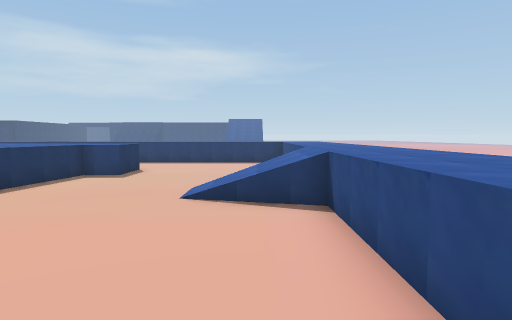
View 1 (above)

23 first-person views from a walk through a 3-D level made in the Unity game engine. The camera is 1.2 m above the floor, tilts 4° down and sees 75° across. The floor is counted in squares, 1 m on a side. Each view is taken from the middle of a square. On the plan, view 1 faces up. The plan holds only what a view shows up to about 14 squares ahead; the rest is blank. The place goes on beyond the plan. The player character is not drawn. Some surface patterns are stand-ins.

View 2
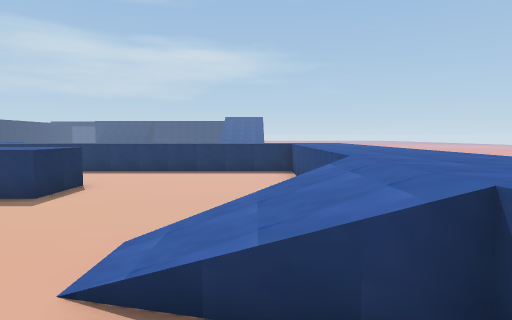

View 3
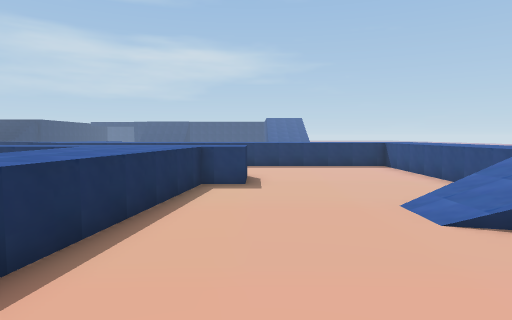

View 4
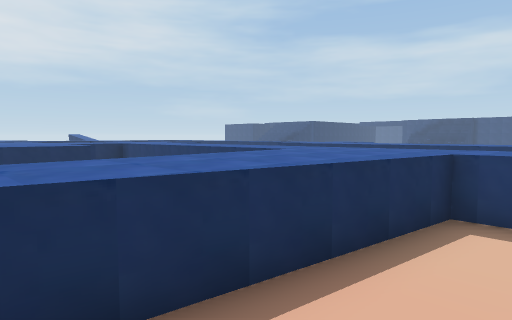

View 5
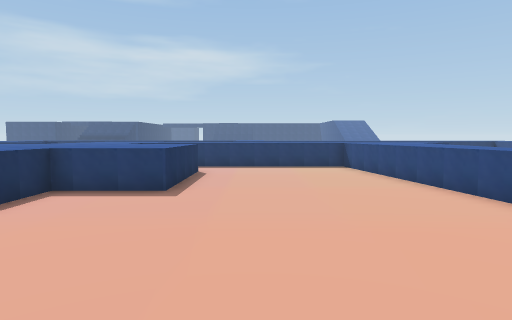

View 6
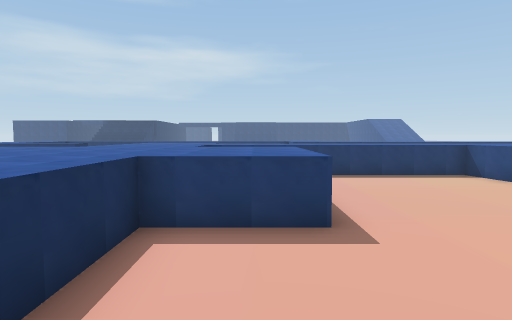

View 7
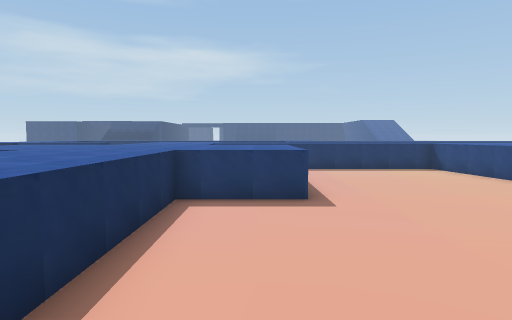

View 8
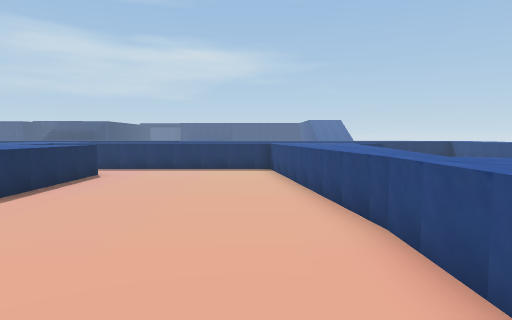

View 9
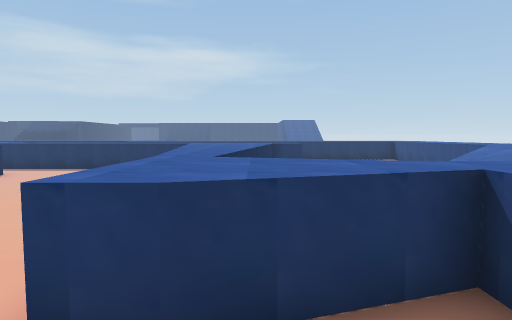

View 10
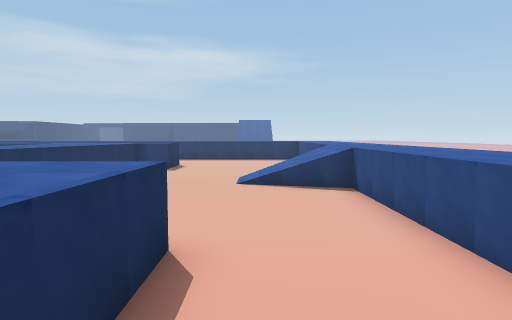

View 11
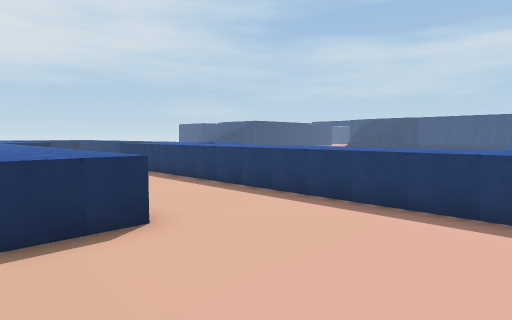

View 12
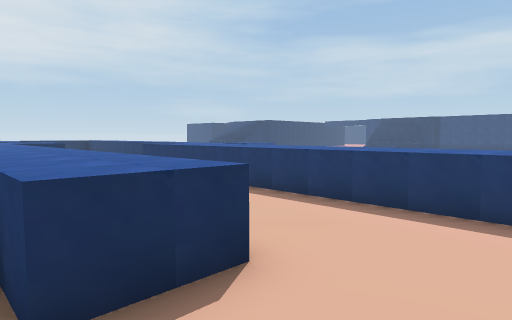

View 13
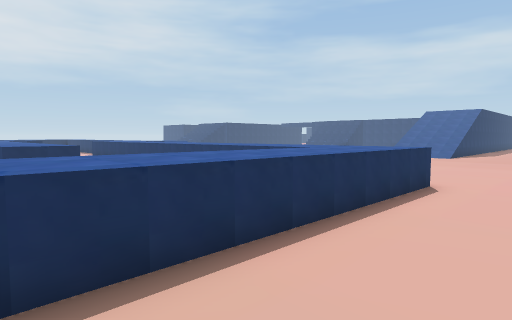

View 14
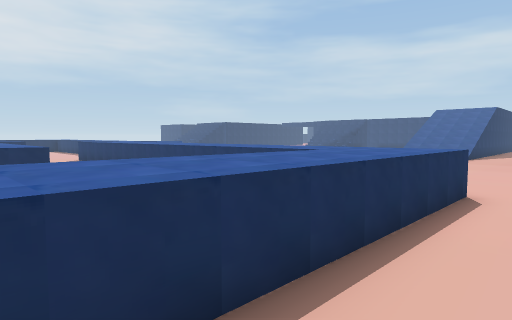

View 15
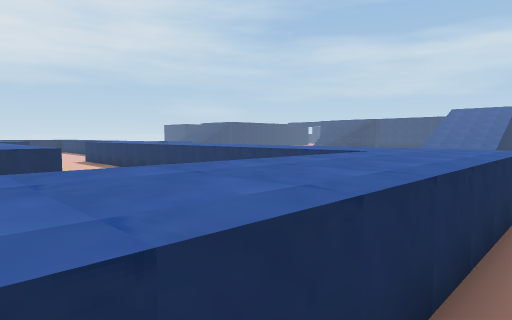

View 16
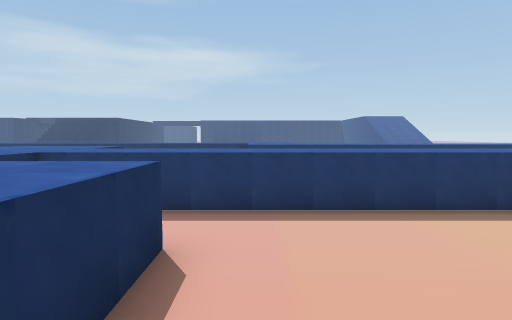

View 17
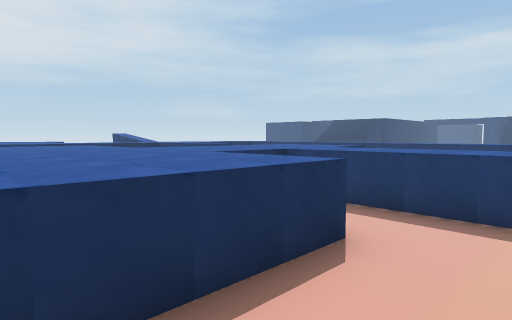

View 18
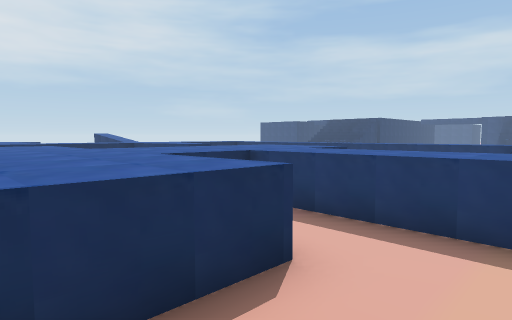

View 19
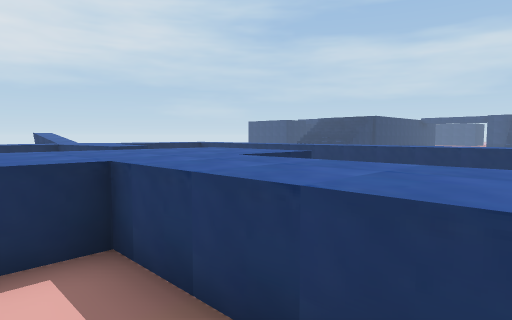

View 20
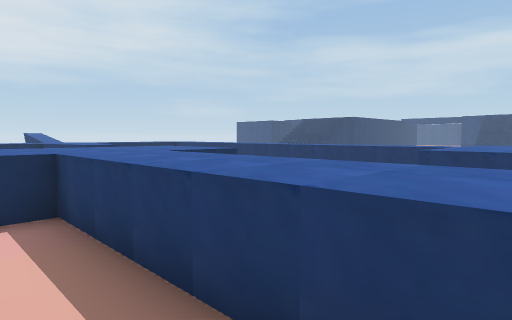

View 21
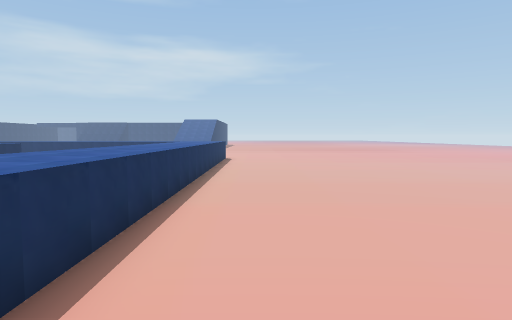

View 22
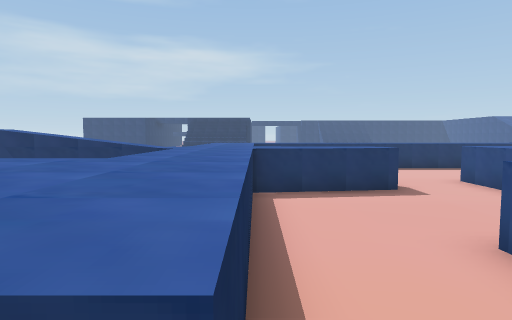

View 23
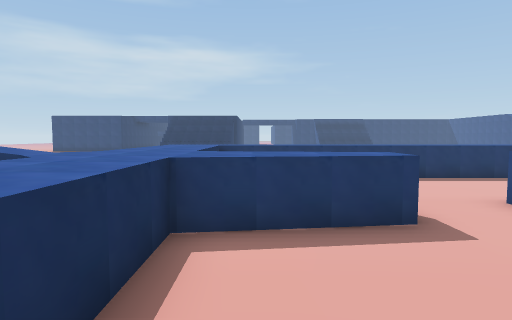

### Floor plan
Key: @ floor where view 1 was taken; # wall or solid block; . main floor; : floor 1 m higher than the main floor; / step, stairs or slope; = window, fence, low wall or low ledge; v drop or lower ground; O other object.
Columns run from 28 left of view 1 to 9 right of it. Each row starts with its distance up from view 1.
 22                               ...
 21                               ...
 20                                ...
 19                ::              ...
 18   :::::::::::::::              =..
 17   :=    ....   :::::::::::::::::..
 16  .:=    ...    :::::::::::::::::..
 15  .:=   ...        ............::..
 14   :=   ..===      ............::..
 13  :::::=..::=         .........::...
 12  .:==.=..::==============.....::......
 11  .:=.....::::::::::::::==.....::......
 10  .:=.... ::=........=:=.......::......
  9 ==:=...  ::=........=:=......=::......
  8 :::=..=::::#=::.....::=..../=/::......
  7 :::=..:::::::::......:=....///::......
  6   :=  :::::::::.....=:=.....//::......
  5    .    :::::::......:=.......::......
  4         v::==........==.......::......
  3          ::=.........=.  .....::.....
  2           :=.........== . ....::.....
  1           :=.........OO#===...::....
  0            =.........v==:::.@.
 -1               .....              .
 -2              .     .  .    .
 -3                 .

Where each view was taken, in squares from view 1:
view 1: 0 up, 0 right, facing up
view 2: 4 up, 0 right, facing up
view 3: 2 up, 4 left, facing up
view 4: 5 up, 4 left, facing up-left
view 5: 3 down, 12 left, facing up
view 6: 0 up, 15 left, facing up
view 7: 2 down, 15 left, facing up
view 8: 2 down, 9 left, facing up
view 9: 2 down, 6 left, facing up
view 10: 2 down, 1 left, facing up
view 11: 10 up, 0 right, facing up-left
view 12: 10 up, 2 left, facing up-left
view 13: 9 up, 6 right, facing up-left
view 14: 10 up, 5 right, facing up-left
view 15: 10 up, 4 right, facing up-left
view 16: 5 up, 13 left, facing up
view 17: 5 up, 12 left, facing up-left
view 18: 6 up, 12 left, facing up-left
view 19: 9 up, 13 left, facing up-left
view 20: 9 up, 11 left, facing up-left
view 21: 1 down, 5 right, facing up
view 22: 5 up, 25 left, facing up
view 23: 8 up, 24 left, facing up
